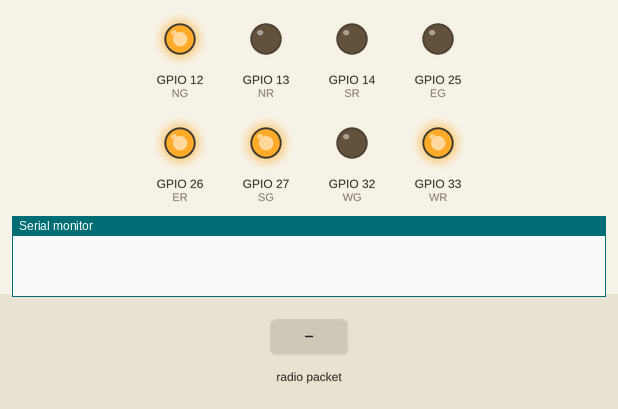
Simulated run of this sketch. Board: ESP32. On the bench: output pins drawn as LEDs (lit = HIGH), the last lines printed to the serial monitor. Inputs (shaded band) come from the test bench. No radio packets arrive unless stated.

Above: at 1.2 s.
1.3 s: radio packet "EW_EMERGENCY" arrives
At 2.5 s:
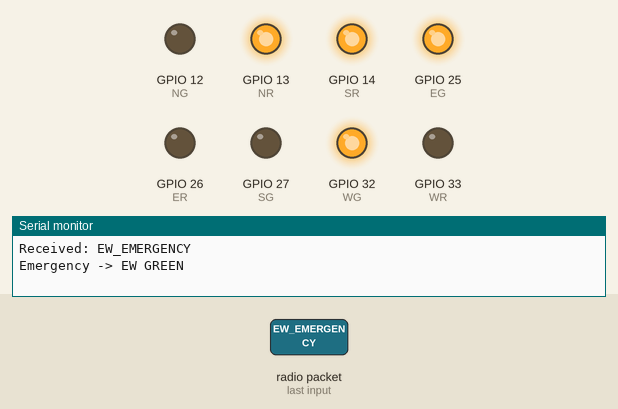
2.8 s: radio packet "NS_EMERGENCY" arrives
At 3.9 s:
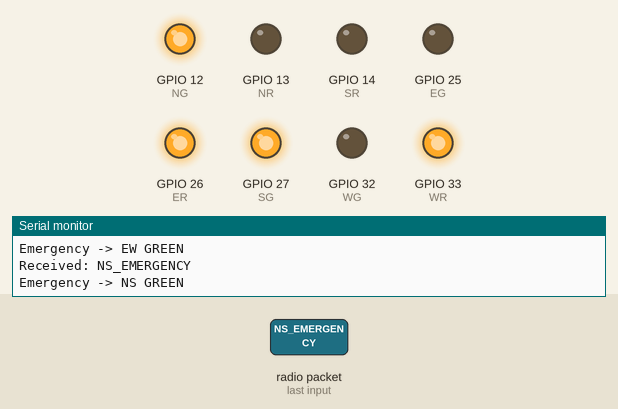
Timing chart, 0 to 5.8 s (numbered marks = the images above; inputs shaded):
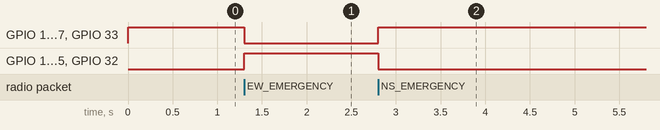

Measured:
- after the input at 1.3 s, GPIO 12 (NG), GPIO 26 (ER), GPIO 27 (SG), GPIO 33 (WR): HIGH → LOW at once; GPIO 13 (NR), GPIO 14 (SR), GPIO 25 (EG), GPIO 32 (WG): LOW → HIGH at once
- after the input at 2.8 s, GPIO 12 (NG), GPIO 26 (ER), GPIO 27 (SG), GPIO 33 (WR): LOW → HIGH at once; GPIO 13 (NR), GPIO 14 (SR), GPIO 25 (EG), GPIO 32 (WG): HIGH → LOW at once

The sketch:

Reciver.ino
```cpp
#include <SPI.h>
#include <RF24.h>

RF24 radio(4, 5);

const byte address[6] = "00001";

char text[32] = "";

// LED Pins
#define NR 13
#define NG 12

#define SR 14
#define SG 27

#define ER 26
#define EG 25

#define WR 33
#define WG 32

unsigned long lastSwitch = 0;

bool nsGreen = true;

void setup() {

  Serial.begin(115200);

  pinMode(NR, OUTPUT);
  pinMode(NG, OUTPUT);

  pinMode(SR, OUTPUT);
  pinMode(SG, OUTPUT);

  pinMode(ER, OUTPUT);
  pinMode(EG, OUTPUT);

  pinMode(WR, OUTPUT);
  pinMode(WG, OUTPUT);

  if (!radio.begin()) {
    Serial.println("NRF not detected");
    while (1);
  }

  radio.openReadingPipe(0, address);

  radio.setPALevel(RF24_PA_LOW);

  radio.startListening();

  setNSGreen();

  lastSwitch = millis();
}

void loop() {

  // Check for emergency signal
  if (radio.available()) {

    radio.read(&text, sizeof(text));

    Serial.print("Received: ");
    Serial.println(text);

    if (strcmp(text, "NS_EMERGENCY") == 0) {

      setNSGreen();

      nsGreen = true;

      lastSwitch = millis();

      Serial.println("Emergency -> NS GREEN");
    }

    if (strcmp(text, "EW_EMERGENCY") == 0) {

      setEWGreen();

      nsGreen = false;

      lastSwitch = millis();

      Serial.println("Emergency -> EW GREEN");
    }
  }

  // Automatic switching every 120 seconds
  if (millis() - lastSwitch >= 120000) {

    if (nsGreen) {

      setEWGreen();

      nsGreen = false;

      Serial.println("Switched to EW GREEN");
    }

    else {

      setNSGreen();

      nsGreen = true;

      Serial.println("Switched to NS GREEN");
    }

    lastSwitch = millis();
  }
}

void setNSGreen() {

  // NS Green
  digitalWrite(NG, HIGH);
  digitalWrite(SG, HIGH);

  digitalWrite(NR, LOW);
  digitalWrite(SR, LOW);

  // EW Red
  digitalWrite(ER, HIGH);
  digitalWrite(WR, HIGH);

  digitalWrite(EG, LOW);
  digitalWrite(WG, LOW);
}

void setEWGreen() {

  // EW Green
  digitalWrite(EG, HIGH);
  digitalWrite(WG, HIGH);

  digitalWrite(ER, LOW);
  digitalWrite(WR, LOW);

  // NS Red
  digitalWrite(NR, HIGH);
  digitalWrite(SR, HIGH);

  digitalWrite(NG, LOW);
  digitalWrite(SG, LOW);
}
```
